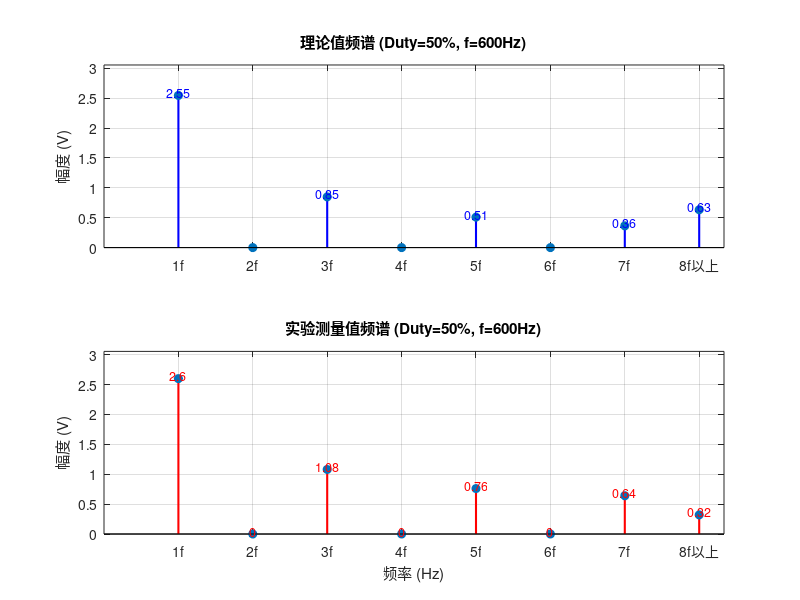

Source code (MATLAB):
% ==========================================
% 实验任务：方波分解 (占空比 50%, 含8f以上)
% ==========================================
clc; clear; close all;

% --- 1. 参数设置 (在这里修改频率 400 或 600) ---
f_base = 600;       % <--- 修改这里：400 或 600
E = 2;              % 信号幅度 2V
duty = 0.5;         % 占空比 50%
harmonics = 1:8;    % 谐波次数 1 到 8 (第8个位置代表8f及以上)
freqs = harmonics * f_base; 

% --- 2. 理论值计算 ---
theory_values = zeros(1, length(harmonics));
for i = 1:length(harmonics) - 1
    n = harmonics(i);
    % 理论公式
    val = abs( (2 * E) / (n * pi) * sin(n * pi * duty) );
    theory_values(i) = 2 * val;
end

% (2) 计算 "8f以上" 的理论总值 (使用平方和开根号 RSS)
sum_sq = 0;
for k = 8:2000  % 累加到第2000次谐波，足够精确了
    v_pp_k = 2 * abs( (2 * E) / (k * pi) * sin(k * pi * duty) );
    sum_sq = sum_sq + v_pp_k^2;
end
theory_values(8) = sqrt(sum_sq); % 存入第8个位置

% --- 3. 实验测量值 (请填入8个数据) ---
% !!! 请替换真实数据 !!! 
% 格式：[1f, 2f, 3f, 4f, 5f, 6f, 7f, 8f以上]
% 50%占空比下，偶数项(2,4,6,8)测量值应该很小
measured_values = [2.60, 0, 1.08, 0, 0.76, 0, 0.64, 0.32];  

% --- 4. 绘图 ---
figure('Name', ['50%占空比频谱 (f=' num2str(f_base) ')'], 'Color', 'w');

% 自定义X轴标签
x_labels = {'1f', '2f', '3f', '4f', '5f', '6f', '7f', '8f以上'};

% 子图1：理论值
subplot(2, 1, 1);
stem(freqs, theory_values, 'filled', 'LineWidth', 1.5, 'Color', 'b', 'MarkerSize', 6);
title(['理论值频谱 (Duty=50%, f=' num2str(f_base) 'Hz)']);
ylabel('幅度 (V)');
grid on;
xticks(freqs);
xticklabels(x_labels); % 应用自定义标签
ylim([0, max(theory_values)*1.2]);

% 显示数值
for i = 1:length(harmonics)
    if theory_values(i) > 0.01 
        text(freqs(i), theory_values(i) + 0.05, sprintf('%.2f', theory_values(i)), ...
            'HorizontalAlignment', 'center', 'FontSize', 9, 'Color', 'b');
    end
end

% 子图2：测量值
subplot(2, 1, 2);
stem(freqs, measured_values, 'filled', 'LineWidth', 1.5, 'Color', 'r', 'MarkerSize', 6);
title(['实验测量值频谱 (Duty=50%, f=' num2str(f_base) 'Hz)']);
xlabel('频率 (Hz)');
ylabel('幅度 (V)');
grid on;
xticks(freqs);
xticklabels(x_labels); % 应用自定义标签
ylim([0, max(theory_values)*1.2]); 

% 显示数值
for i = 1:length(harmonics)
    text(freqs(i), measured_values(i) + 0.05, num2str(measured_values(i)), ...
        'HorizontalAlignment', 'center', 'FontSize', 9, 'Color', 'r');
end
